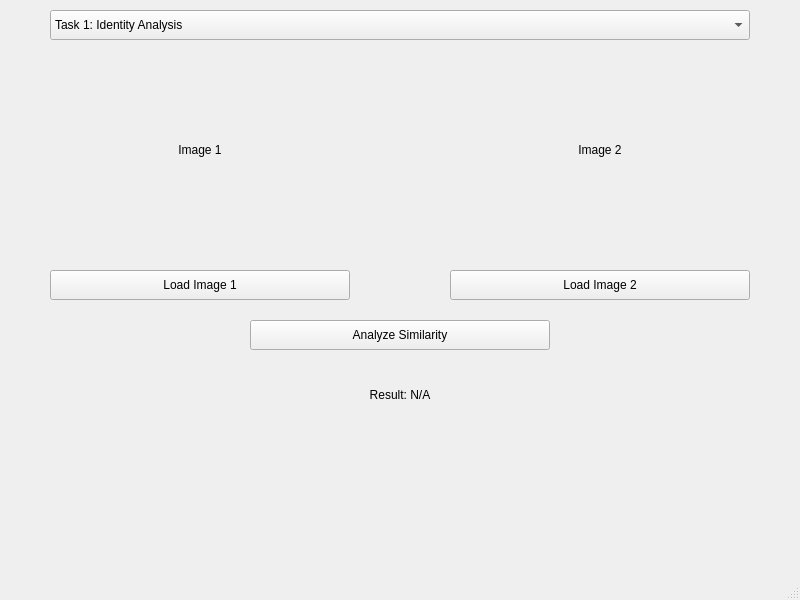
<?xml version="1.0" encoding="UTF-8"?>
<ui version="4.0">
 <class>MainWindow</class>
 <widget class="QMainWindow" name="MainWindow">
  <property name="geometry">
   <rect>
    <x>0</x>
    <y>0</y>
    <width>800</width>
    <height>600</height>
   </rect>
  </property>
  <property name="windowTitle">
   <string>Portrait Identity Analysis</string>
  </property>
  <widget class="QWidget" name="centralwidget">
   <!-- 下拉列表 -->
   <widget class="QComboBox" name="task_selector">
    <property name="geometry">
     <rect>
      <x>50</x>
      <y>10</y>
      <width>700</width>
      <height>30</height>
     </rect>
    </property>
    <property name="currentText">
     <string>Select Task</string>
    </property>
    <item>
     <property name="text">
      <string>Task 1: Identity Analysis</string>
     </property>
    </item>
    <item>
     <property name="text">
      <string>Task 2</string>
     </property>
    </item>
    <item>
     <property name="text">
      <string>Task 3</string>
     </property>
    </item>
    <!-- Add more tasks up to 32 -->
    <item>
     <property name="text">
      <string>Task 32</string>
     </property>
    </item>
   </widget>
   <!-- QStackedWidget -->
   <widget class="QStackedWidget" name="stacked_widget">
    <property name="geometry">
     <rect>
      <x>0</x>
      <y>50</y>
      <width>800</width>
      <height>550</height>
     </rect>
    </property>
    <!-- Page 1: Task 1 -->
    <widget class="QWidget" name="page_task1">
     <widget class="QLabel" name="label_image1">
      <property name="geometry">
       <rect>
        <x>50</x>
        <y>0</y>
        <width>300</width>
        <height>200</height>
       </rect>
      </property>
      <property name="text">
       <string>Image 1</string>
      </property>
      <property name="alignment">
       <set>Qt::AlignCenter</set>
      </property>
     </widget>
     <widget class="QLabel" name="label_image2">
      <property name="geometry">
       <rect>
        <x>450</x>
        <y>0</y>
        <width>300</width>
        <height>200</height>
       </rect>
      </property>
      <property name="text">
       <string>Image 2</string>
      </property>
      <property name="alignment">
       <set>Qt::AlignCenter</set>
      </property>
     </widget>
     <widget class="QPushButton" name="button_load_image1">
      <property name="geometry">
       <rect>
        <x>50</x>
        <y>220</y>
        <width>300</width>
        <height>30</height>
       </rect>
      </property>
      <property name="text">
       <string>Load Image 1</string>
      </property>
     </widget>
     <widget class="QPushButton" name="button_load_image2">
      <property name="geometry">
       <rect>
        <x>450</x>
        <y>220</y>
        <width>300</width>
        <height>30</height>
       </rect>
      </property>
      <property name="text">
       <string>Load Image 2</string>
      </property>
     </widget>
     <widget class="QPushButton" name="button_analyze">
      <property name="geometry">
       <rect>
        <x>250</x>
        <y>270</y>
        <width>300</width>
        <height>30</height>
       </rect>
      </property>
      <property name="text">
       <string>Analyze Similarity</string>
      </property>
     </widget>
     <widget class="QLabel" name="label_result">
      <property name="geometry">
       <rect>
        <x>250</x>
        <y>320</y>
        <width>300</width>
        <height>50</height>
       </rect>
      </property>
      <property name="text">
       <string>Result: N/A</string>
      </property>
      <property name="alignment">
       <set>Qt::AlignCenter</set>
      </property>
     </widget>
    </widget>
    <!-- Page 2: Task 2 (Empty) -->
    <widget class="QWidget" name="page_task2"/>
    <!-- Add more pages for other tasks -->
    <widget class="QWidget" name="page_task32"/>
   </widget>
  </widget>
  <widget class="QMenuBar" name="menubar">
   <property name="geometry">
    <rect>
     <x>0</x>
     <y>0</y>
     <width>800</width>
     <height>23</height>
    </rect>
   </property>
  </widget>
  <widget class="QStatusBar" name="statusbar"/>
 </widget>
 <resources/>
 <connections>
  <connection>
   <sender>task_selector</sender>
   <signal>currentIndexChanged(int)</signal>
   <receiver>stacked_widget</receiver>
   <slot>setCurrentIndex(int)</slot>
   <hints>
    <hint type="sourcelabel">
     <x>50</x>
     <y>25</y>
    </hint>
    <hint type="destinationlabel">
     <x>400</x>
     <y>275</y>
    </hint>
   </hints>
  </connection>
 </connections>
</ui>
